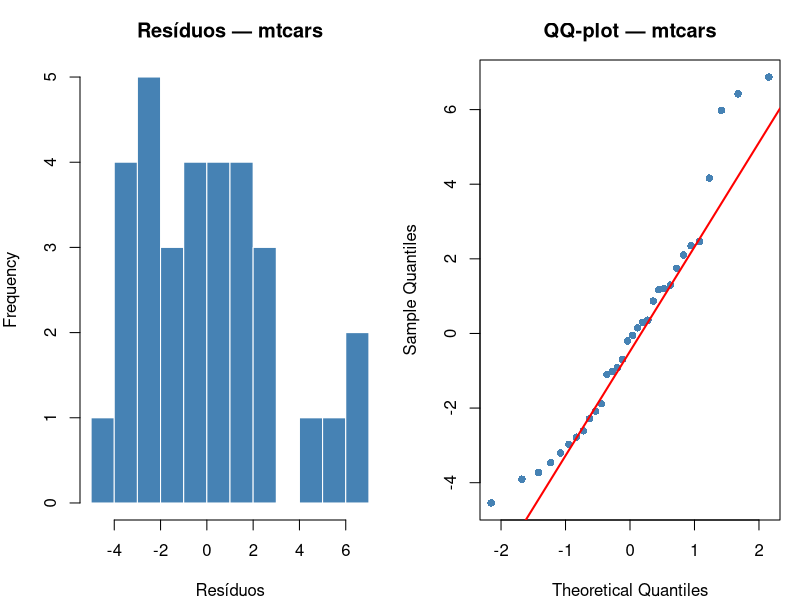
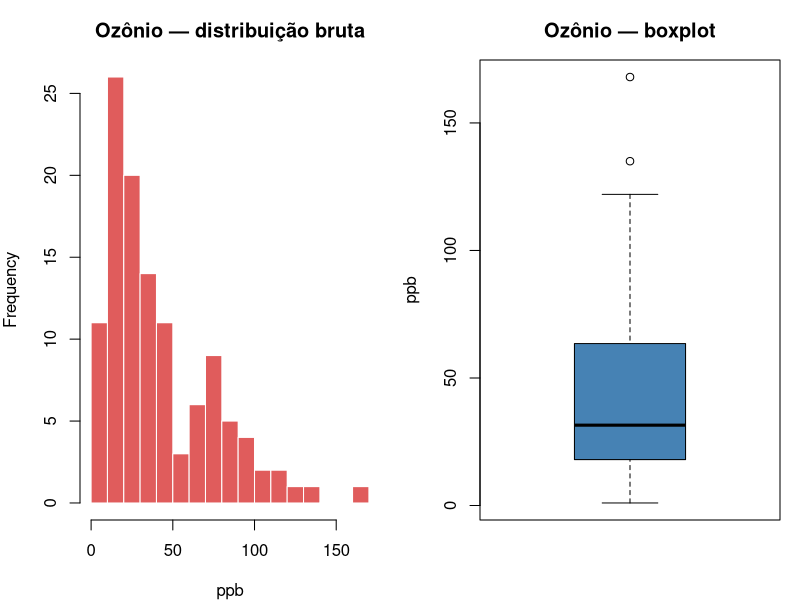
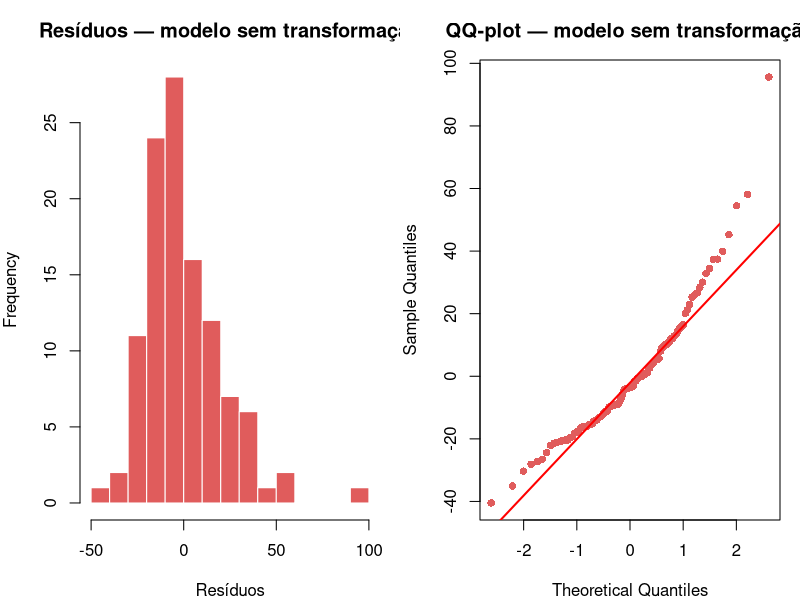
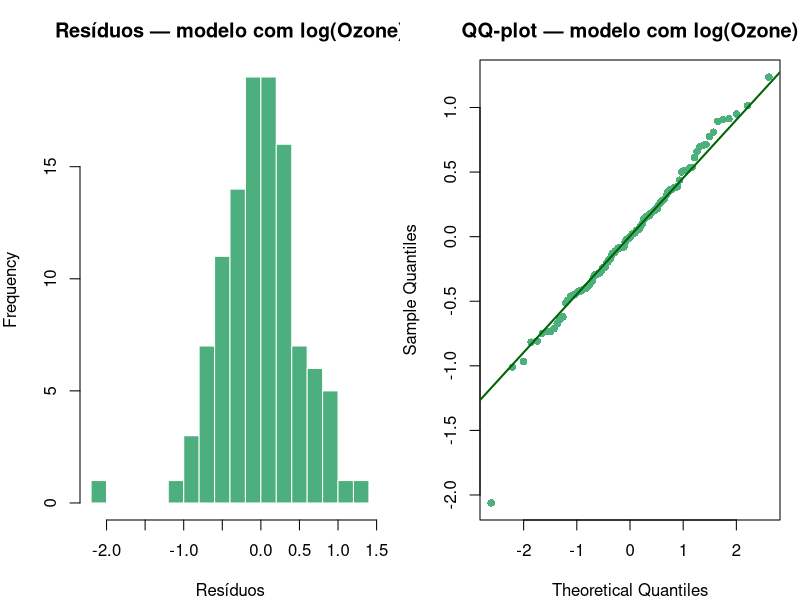
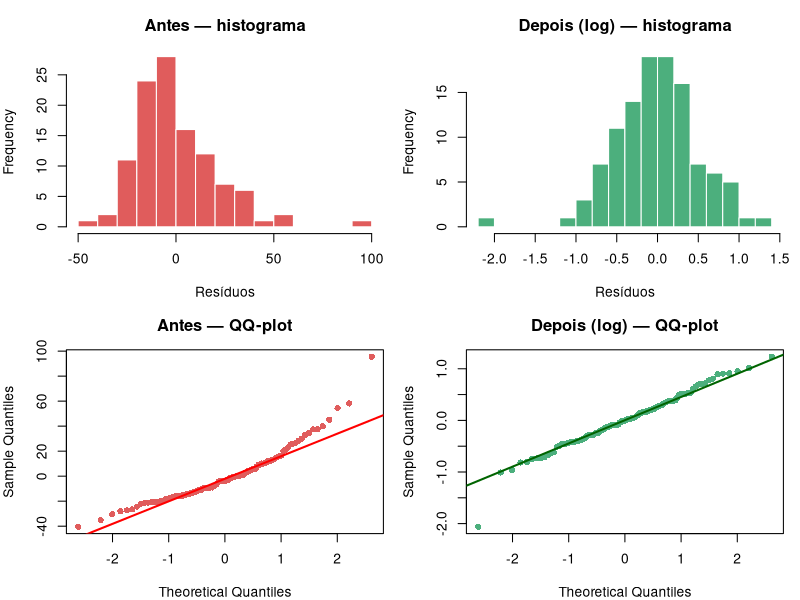

The R script that drew these images, in order:
# ═══════════════════════════════════════════════════════════════
# NORMALIDADE DOS RESÍDUOS - Exemplo didático
# Dataset: mtcars (modelo ok) e airquality (violação + correção)
# ═══════════════════════════════════════════════════════════════

# ── ATO 1: Como é quando funciona bem ───────────────────────────
# Modelo: consumo de combustível explicado pelo peso do carro

modelo1 <- lm(mpg ~ wt, data = mtcars)
res1    <- residuals(modelo1)

# Detalhes estatísticos do modelo
summary(modelo1)

# Coeficientes da regressão linear: intercepto e inclinação
modelo1$coefficients

par(mfrow = c(1, 2), mar = c(4, 4, 3, 1))

hist(res1,
     breaks = 10,
     main   = "Resíduos — mtcars",
     xlab   = "Resíduos",
     col    = "steelblue",
     border = "white")

qqnorm(res1, main = "QQ-plot — mtcars", pch = 16, col = "steelblue")
qqline(res1, col = "red", lwd = 2)

shapiro.test(res1)

# Interpretação:
# W = 0.945, p = 0.104
# Como p > 0.05, não há forte evidência contra a normalidade dos resíduos.
# O histograma é razoavelmente simétrico e os pontos do QQ-plot ficam próximos da linha.


# ── ATO 2: Quando há assimetria — ozônio em Nova York (1973) ─────
# Antes de modelar: entender os dados brutos

dados_ozonio <- na.omit(airquality$Ozone)

par(mfrow = c(1, 2), mar = c(4, 4, 3, 1))

hist(dados_ozonio,
     breaks = 12,
     main   = "Ozônio — distribuição bruta",
     xlab   = "ppb",
     col    = "#e05c5c",
     border = "white")

boxplot(dados_ozonio,
        main = "Ozônio — boxplot",
        col  = "steelblue",
        ylab = "ppb")

# Investigando o maior valor observado
max(dados_ozonio)                        
which(dados_ozonio == max(dados_ozonio))

airquality[airquality$Ozone == max(dados_ozonio) &
             !is.na(airquality$Ozone), ]

# Interpretação:
# O maior valor observado foi 168 ppb.
# Ele ocorreu em 25/08/1973, com temperatura de 81°F, vento de 3.4 mph e radiação solar de 238.
# Dia quente + pouco vento + radiação solar elevada pode favorecer acúmulo de ozônio.
# Portanto, esse valor pode representar um evento real, não necessariamente erro.


# ── ATO 3: Modelo real sem transformação ────────────────────────
# Modelo: concentração de ozônio explicada por variáveis meteorológicas
# Ozone  = concentração de ozônio
# Solar.R = radiação solar
# Wind   = velocidade do vento
# Temp   = temperatura

dados_air <- na.omit(airquality[, c("Ozone", "Solar.R", "Wind", "Temp")])

modelo2 <- lm(Ozone ~ Solar.R + Wind + Temp, data = dados_air)
res2    <- residuals(modelo2)

summary(modelo2)

# Diagnóstico da normalidade dos resíduos
par(mfrow = c(1, 2), mar = c(4, 4, 3, 1))

hist(res2,
     breaks = 12,
     main   = "Resíduos — modelo sem transformação",
     xlab   = "Resíduos",
     col    = "#e05c5c",
     border = "white")

qqnorm(res2,
       main = "QQ-plot — modelo sem transformação",
       pch  = 16,
       col  = "#e05c5c")
qqline(res2, col = "red", lwd = 2)

shapiro.test(res2)

# Interpretação:
# W = 0.91709, p = 3.618e-06
# Como p < 0.05, rejeitamos H0 de normalidade dos resíduos.
# Mesmo usando variáveis meteorológicas reais, os resíduos ainda apresentam
# desvio importante da normalidade, principalmente na cauda superior.


# ── ATO 4: Transformação logarítmica da resposta ─────────────────
# Como Ozone é uma variável positiva e assimétrica à direita,
# usamos log(Ozone) como resposta.
# O log comprime valores altos sem descartar observações reais.

modelo3 <- lm(log(Ozone) ~ Solar.R + Wind + Temp, data = dados_air)
res3    <- residuals(modelo3)

summary(modelo3)

# Diagnóstico dos resíduos após transformação
par(mfrow = c(1, 2), mar = c(4, 4, 3, 1))

hist(res3,
     breaks = 12,
     main   = "Resíduos — modelo com log(Ozone)",
     xlab   = "Resíduos",
     col    = "#4caf7d",
     border = "white")

qqnorm(res3,
       main = "QQ-plot — modelo com log(Ozone)",
       pch  = 16,
       col  = "#4caf7d")
qqline(res3, col = "darkgreen", lwd = 2)

shapiro.test(res3)

# Interpretação:
# W = 0.97749, p = 0.05726
# Como p > 0.05, não rejeitamos H0 de normalidade ao nível de 5%.
# A transformação log melhorou substancialmente o comportamento dos resíduos:
# o histograma ficou mais simétrico e o QQ-plot ficou mais próximo da linha.


# ── ATO 5: Comparação visual — antes e depois ───────────────────
# Comparação entre:
# modelo2: Ozone ~ Solar.R + Wind + Temp
# modelo3: log(Ozone) ~ Solar.R + Wind + Temp

par(mfrow = c(2, 2), mar = c(4, 4, 3, 1))

hist(res2,
     breaks = 12,
     main   = "Antes — histograma",
     xlab   = "Resíduos",
     col    = "#e05c5c",
     border = "white")

hist(res3,
     breaks = 12,
     main   = "Depois (log) — histograma",
     xlab   = "Resíduos",
     col    = "#4caf7d",
     border = "white")

qqnorm(res2,
       main = "Antes — QQ-plot",
       pch  = 16,
       col  = "#e05c5c")
qqline(res2, col = "red", lwd = 2)

qqnorm(res3,
       main = "Depois (log) — QQ-plot",
       pch  = 16,
       col  = "#4caf7d")
qqline(res3, col = "darkgreen", lwd = 2)

# Mensagem final:
# No modelo sem transformação, o Shapiro-Wilk indicou forte evidência
# contra a normalidade dos resíduos: p = 3.618e-06.
#
# Após a transformação logarítmica, o p-valor aumentou para 0.05726,
# e o QQ-plot mostrou resíduos muito mais alinhados à distribuição normal.
#
# Portanto, a transformação log melhorou o diagnóstico dos resíduos.
# A decisão, porém, não deve depender apenas do p-valor:
# é preciso considerar também os gráficos, o tipo de variável e o contexto.
